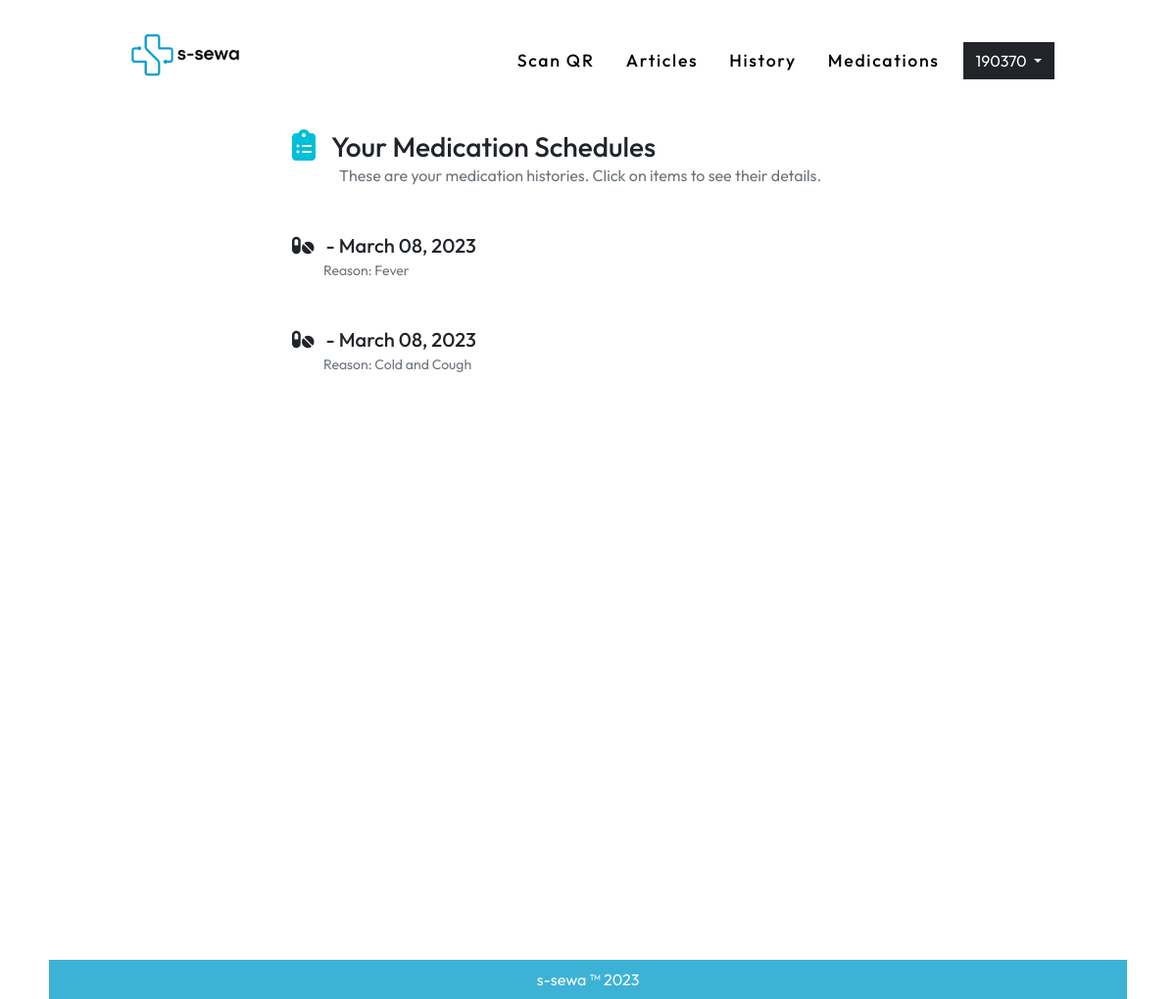
Before: /medications/ (signed in) with the older database file.
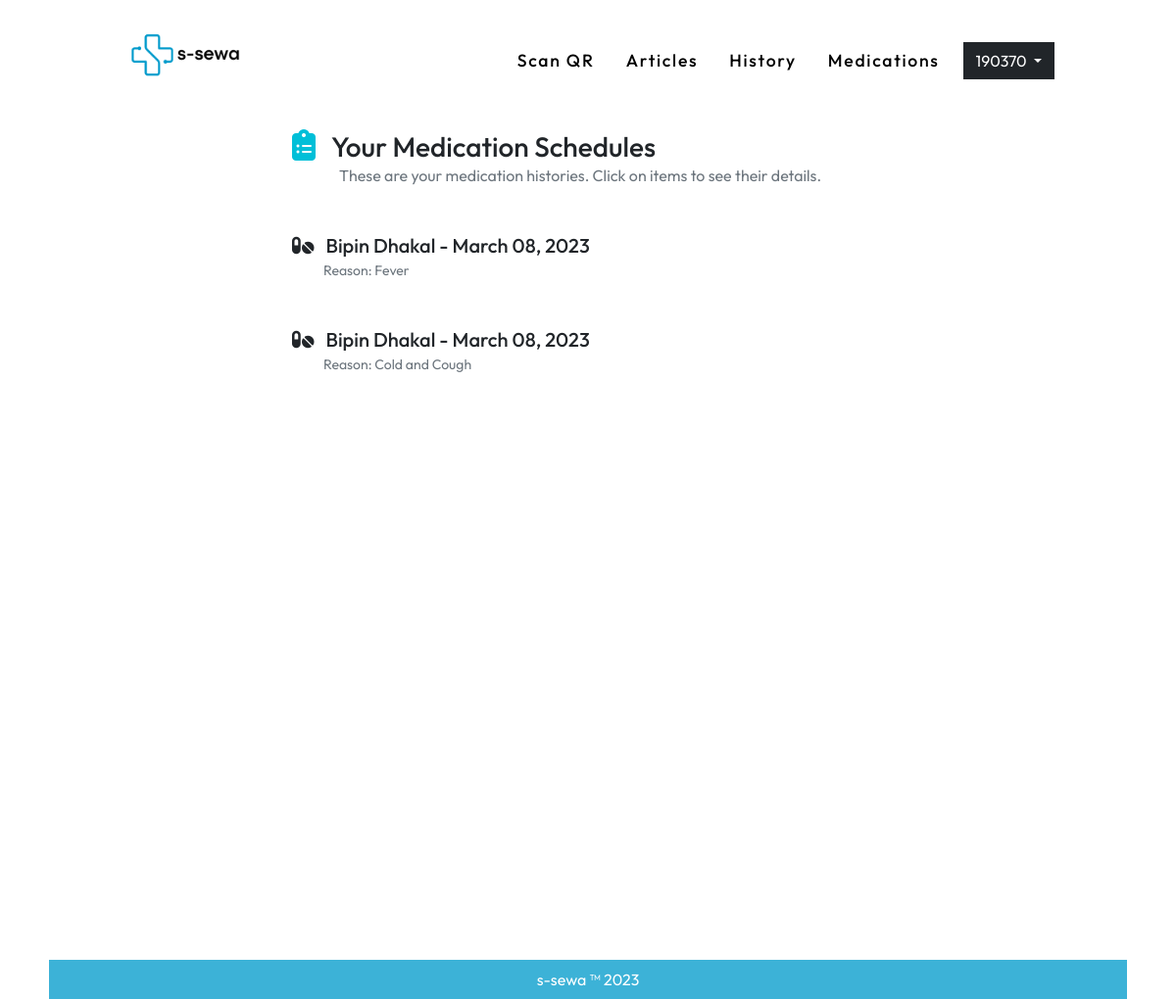
After: the same page with the newer database file.
### user_auth/models.py (models this page shows, shortened)
class User(AbstractUser):
    username = None#models.CharField(max_length=255, null=True, blank=True)
    email = models.EmailField(
        verbose_name='email address',
        max_length=255,
        unique=True,
    )
    user_verification = models.BooleanField(default=False) #initially this field is false but will se chan
    is_active = models.BooleanField(default=False)
    is_staff = models.BooleanField(default=False) # a admin user; non super-user
    is_admin = models.BooleanField(default=False)
    is_institution = models.BooleanField(default=False)
    is_patient = models.BooleanField(default=False)
    document = models.FileField(null=True, upload_to='useruploads/')
    USERNAME_FIELD = 'email'
    REQUIRED_FIELDS = [] #emaila nd password are required fields and first name and last name is inherited from the user creation model
    object = UserManager()
    @property
    def username(self):
        return self.email.split('@')[0]

### medication/models.py (models this page shows, shortened)
class MedicationSchedule(models.Model):
    medicine = models.ManyToManyField(Medicine, related_name='medicine', through='MedicineMedicationSchedule')
    created_date = models.DateTimeField(auto_now_add=True)
    user = models.ForeignKey(User, on_delete=models.CASCADE)
    created_by = models.ForeignKey(User, on_delete=models.CASCADE, related_name='institution')
    desc = models.CharField(max_length=500, null=True)
    @property
    def allmedicines(self):
        return MedicineMedicationSchedule.objects.filter(medicationSchedule=self.id)
    @property
    def created(self):
        return '%s' % date(self.created_date, "F d, Y")

### medication/views.py (the view)
# urls.py: path('', MedicationListView.as_view(), name='medicationlist' ),
class MedicationListView(LoginRequiredMixin,ListView):
    template_name = 'medication/medicationlist.html'
    model = MedicationSchedule
    object_name = 'object_list'
    def get_context_data(self, **kwargs):
        context = super(MedicationListView, self).get_context_data(**kwargs)
        obj = MedicationSchedule.objects.filter(user = self.request.user).order_by('-id') | MedicationSchedule.objects.filter(created_by = self.request.user).order_by('-id')
        context.update({ "object_list":obj, 'medication_page':'active'})
        return context

### templates/medication/medicationlist.html (shortened to what this page needs)
{% extends '../base.html' %}
{% load static %}
{%block bodyblock%}
<div class="container-fluid px-0 mx-0 homediv">
 <div class="container col-lg-7 px-5 my-2">
    <h3 class="p-0 m-0"><i class="fa-solid fa-clipboard-list text-primary fs-2"></i> &nbsp;  Your Medication Schedules</h3>
    <p class="mt-0 ms-5 mb-5 p-0 text-muted cursor">These are your medication histories. Click on items to see their details.</p>
    {% for i in object_list %}
    <div type="button" data-bs-toggle="modal" data-bs-target="#exampleModal{{i.id}}" class="mb-5 cursor" >
      {% if request.user.is_institution %}
      <h5 class="p-0 m-0"><i class="fa-solid fa-pills represent"></i> &nbsp; {{i.user.first_name}} {{i.user.last_name}} - {{i.created}} </h5>
      {%else%}
      <h5 class="p-0 m-0"><i class="fa-solid fa-pills represent"></i> &nbsp; {{i.created_by.first_name}} - {{i.created}} </h5>
    {%endif%}
      <small class="px-4 mx-2 mt-0 pt-0  text-muted ">Reason: {{i.desc}}</small>
    </div>
    {%empty%}
    <p class="text-center my-5 py-5 text-muted">No schedules.</p>
    {%endfor%}
 </div>
</div>
{%endblock%}

### templates/base.html (shortened to what this page needs)
<!DOCTYPE html>
{% load static %}
<html lang="en">
  <head>
    <link
      href="https://cdn.jsdelivr.net/npm/bootstrap@5.0.2/dist/css/bootstrap.min.css"
      rel="stylesheet"
    />
    <link rel="stylesheet" href="https://cdnjs.cloudflare.com/ajax/libs/font-awesome/6.2.1/css/all.min.css">
    <link rel="stylesheet" href="{% static '/css/style.css'%}" />
    <link rel="stylesheet" href="{% static '/owlcarousel/owl.carousel.min.css'%}">
    <link rel="stylesheet" href="{% static '/owlcarousel/owl.theme.default.min.css'%}">
  </head>
  <body>
    {%include 'navbar.html'%}
    {%block bodyblock%}
    {%endblock%}
    {% include 'footer.html'%}
  </body>
</html>

### templates/navbar.html (shortened to what this page needs)
{% load static %}
<div class="container-fluid px-0 mx-0  ">
    <div class="container col-lg-10 py-3">
      <nav class="navbar navbar-expand-lg">
        <div class="container-fluid">
          <a class=" text-decoration-none logo" href="/"><img class="mb-3 me-2" height="60" src="{% static 'images/logo.png'%}" >
          </a>
          <div class="collapse navbar-collapse" id="navbarSupportedContent">
            {% if user.is_authenticated %}
            <ul class="navbar-nav ms-auto mb-2 mb-lg-0">
              {% if request.user.is_patient %}
              <li class="nav-item me-3">
                <a class="nav-link {{homepage}}" aria-current="page" href="{%url 'qrapp:qr'%}"
                  >QR</a
                >
              </li>
              {% else %}
              <li class="nav-item me-3">
                <a class="nav-link {{homepage}}" aria-current="page" href="{%url 'qrapp:qrscan'%}"
                  >Scan QR</a
                >
              </li>
              {%endif%}
              <li class="nav-item me-3">
                <a class="nav-link {{article_page}} " href="/articles">Articles</a>
              </li>
              <li class="nav-item me-3">
                <a class="nav-link" href="#">History</a>
              </li>
              <li class="nav-item me-3">
                <a class="nav-link " href="{% url 'medication:medicationlist'%}" >Medications</a>
              </li>
            </ul>
            <div class="dropdown">
              <a
                class="btn btn-dark dropdown-toggle"
                href="#"
                role="button"
                id="dropdownMenuLink"
                data-bs-toggle="dropdown"
                aria-expanded="false"
              >
                {{user.username}}
              </a>
            </div>
            {%endif%}
          </div>
        </div>
      </nav>
    </div>
  </div>

### templates/footer.html
<footer class="col-lg-11 mx-auto bg-primary" >
    <div class="text-center footer ">
        <p class="text-white p-2 mt-5" >s-sewa ™ 2023 </p>
    </div>
</footer>

### static/css/style.css (style rules this page uses)
* { box-sizing: border-box; font-family: "Outfit", sans-serif; scroll-behavior: smooth; }
html, body { height: 100%; }
.homediv { min-height: calc(100% ) !important; }
.btn { border-radius: 0px !important; }
.nav-link { font-size: 1.1rem; font-weight: 500; letter-spacing: 1.7px; color: #000; transition: 0.78s; }
.logo { font-size: 1.5rem; font-weight: 600; letter-spacing: 1.7px; color: #000; transition: 0.78s; }
.bg-primary { background-color: #0c9fce !important; opacity: 0.8; }
.text-primary { color: #00bfd8 !important; }
footer { width: 100%; height: 2.5rem; margin-top: 2em; }

Changed rows visible on the page:
changed through a linked row, MedicationSchedule "Fever": user.first_name (not shown) → "Bipin"; user.last_name (not shown) → "Dhakal"
changed through a linked row, MedicationSchedule "Cold and Cough": user.first_name (not shown) → "Bipin"; user.last_name (not shown) → "Dhakal"
